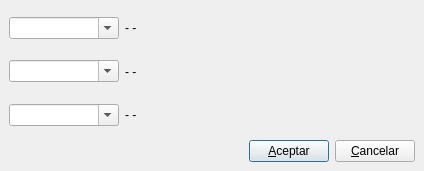
<ui version="4.0" >
 <class>introci</class>
 <widget class="QDialog" name="introci" >
  <property name="geometry" >
   <rect>
    <x>0</x>
    <y>0</y>
    <width>424</width>
    <height>171</height>
   </rect>
  </property>
  <property name="windowTitle" >
   <string>Edición de códigos de imputación</string>
  </property>
  <layout class="QVBoxLayout" >
   <property name="margin" >
    <number>9</number>
   </property>
   <property name="spacing" >
    <number>6</number>
   </property>
   <item>
    <layout class="QHBoxLayout" >
     <property name="margin" >
      <number>0</number>
     </property>
     <property name="spacing" >
      <number>6</number>
     </property>
     <item>
      <widget class="QComboBox" name="ci1comboBox" >
       <property name="maximumSize" >
        <size>
         <width>110</width>
         <height>16777215</height>
        </size>
       </property>
       <property name="editable" >
        <bool>true</bool>
       </property>
      </widget>
     </item>
     <item>
      <widget class="QLabel" name="ci1label" >
       <property name="text" >
        <string>- -</string>
       </property>
      </widget>
     </item>
    </layout>
   </item>
   <item>
    <layout class="QHBoxLayout" >
     <property name="margin" >
      <number>0</number>
     </property>
     <property name="spacing" >
      <number>6</number>
     </property>
     <item>
      <widget class="QComboBox" name="ci2comboBox" >
       <property name="sizePolicy" >
        <sizepolicy>
         <hsizetype>5</hsizetype>
         <vsizetype>0</vsizetype>
         <horstretch>0</horstretch>
         <verstretch>0</verstretch>
        </sizepolicy>
       </property>
       <property name="maximumSize" >
        <size>
         <width>110</width>
         <height>16777215</height>
        </size>
       </property>
       <property name="editable" >
        <bool>true</bool>
       </property>
      </widget>
     </item>
     <item>
      <widget class="QLabel" name="ci2label" >
       <property name="text" >
        <string>- -</string>
       </property>
      </widget>
     </item>
    </layout>
   </item>
   <item>
    <layout class="QHBoxLayout" >
     <property name="margin" >
      <number>0</number>
     </property>
     <property name="spacing" >
      <number>6</number>
     </property>
     <item>
      <widget class="QComboBox" name="ci3comboBox" >
       <property name="sizePolicy" >
        <sizepolicy>
         <hsizetype>0</hsizetype>
         <vsizetype>0</vsizetype>
         <horstretch>0</horstretch>
         <verstretch>0</verstretch>
        </sizepolicy>
       </property>
       <property name="maximumSize" >
        <size>
         <width>110</width>
         <height>16777215</height>
        </size>
       </property>
       <property name="editable" >
        <bool>true</bool>
       </property>
      </widget>
     </item>
     <item>
      <widget class="QLabel" name="ci3label" >
       <property name="text" >
        <string>- -</string>
       </property>
      </widget>
     </item>
    </layout>
   </item>
   <item>
    <layout class="QHBoxLayout" >
     <property name="margin" >
      <number>0</number>
     </property>
     <property name="spacing" >
      <number>6</number>
     </property>
     <item>
      <spacer>
       <property name="orientation" >
        <enum>Qt::Horizontal</enum>
       </property>
       <property name="sizeHint" >
        <size>
         <width>40</width>
         <height>20</height>
        </size>
       </property>
      </spacer>
     </item>
     <item>
      <widget class="QPushButton" name="aceptarpushButton" >
       <property name="text" >
        <string>&amp;Aceptar</string>
       </property>
      </widget>
     </item>
     <item>
      <widget class="QPushButton" name="cancelarpushButton" >
       <property name="text" >
        <string>&amp;Cancelar</string>
       </property>
      </widget>
     </item>
    </layout>
   </item>
  </layout>
 </widget>
 <tabstops>
  <tabstop>ci1comboBox</tabstop>
  <tabstop>ci2comboBox</tabstop>
  <tabstop>ci3comboBox</tabstop>
  <tabstop>aceptarpushButton</tabstop>
  <tabstop>cancelarpushButton</tabstop>
 </tabstops>
 <resources/>
 <connections>
  <connection>
   <sender>aceptarpushButton</sender>
   <signal>clicked()</signal>
   <receiver>introci</receiver>
   <slot>accept()</slot>
   <hints>
    <hint type="sourcelabel" >
     <x>136</x>
     <y>248</y>
    </hint>
    <hint type="destinationlabel" >
     <x>180</x>
     <y>212</y>
    </hint>
   </hints>
  </connection>
  <connection>
   <sender>cancelarpushButton</sender>
   <signal>clicked()</signal>
   <receiver>introci</receiver>
   <slot>reject()</slot>
   <hints>
    <hint type="sourcelabel" >
     <x>234</x>
     <y>244</y>
    </hint>
    <hint type="destinationlabel" >
     <x>286</x>
     <y>252</y>
    </hint>
   </hints>
  </connection>
 </connections>
</ui>
